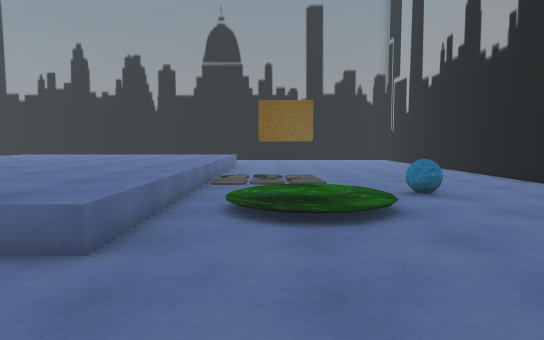
view 1 (above)

21 first-person views from a walk through a scene from a Unity 3-D project. The camera is 1.3 m above the floor, tilts 4° down and sees 70° across. The floor is counted in squares, 1 m on a side. Each view is taken from the middle of a square. On the plan, view 1 faces up. The plan holds only what a view shows up to about 16 squares ahead; the rest is blank. The place goes on beyond the plan. The player is left out. Door leaves are left out, so doorways stand open.

view 2
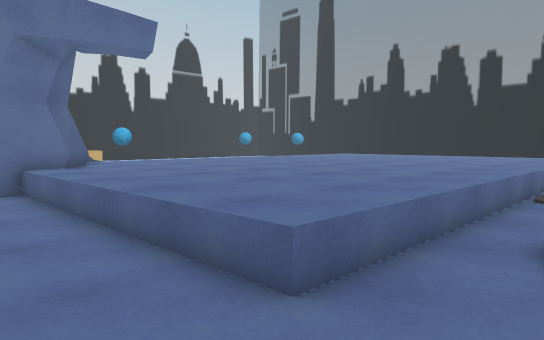

view 3
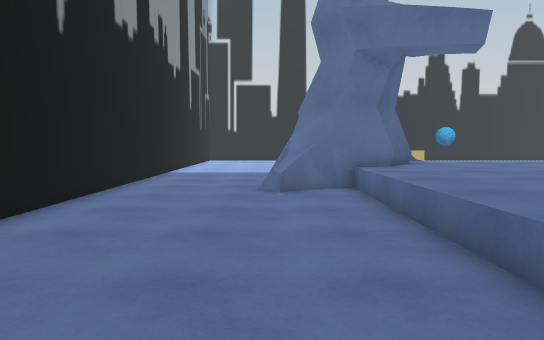

view 4
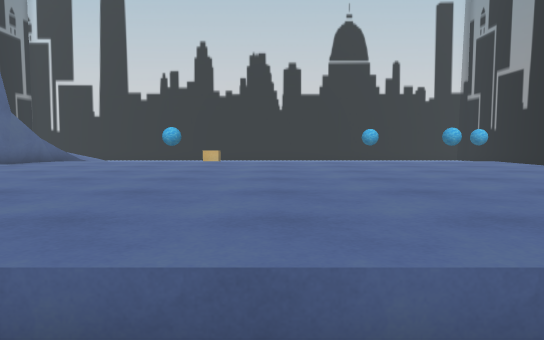

view 5
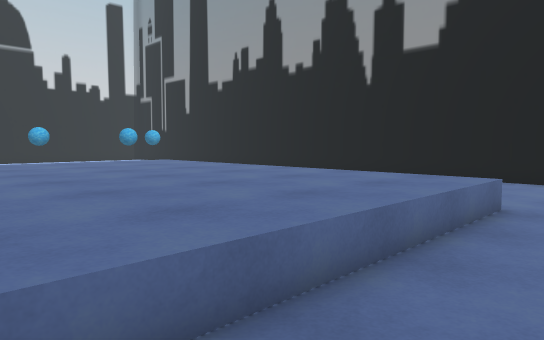

view 6
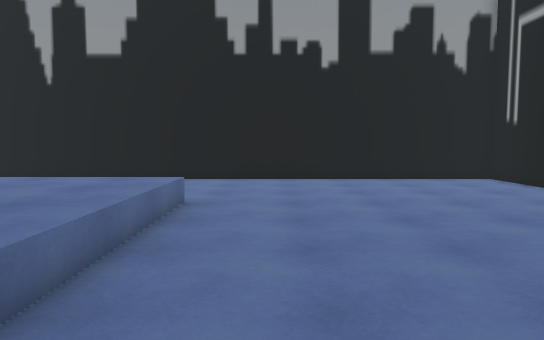

view 7
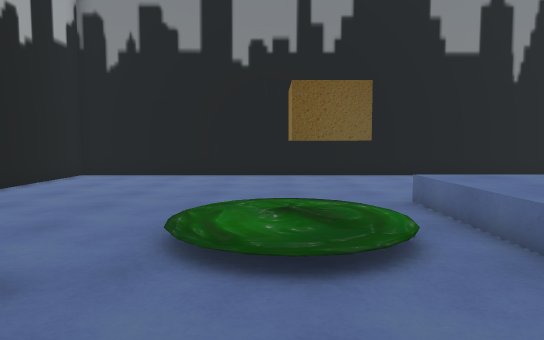

view 8
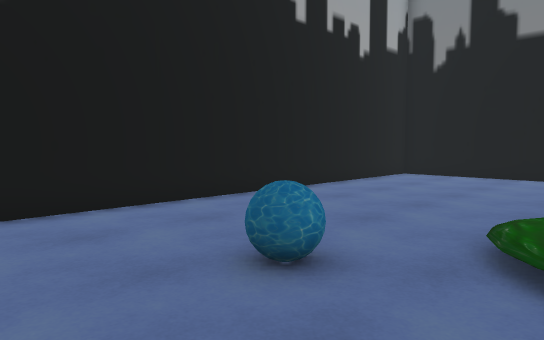

view 9
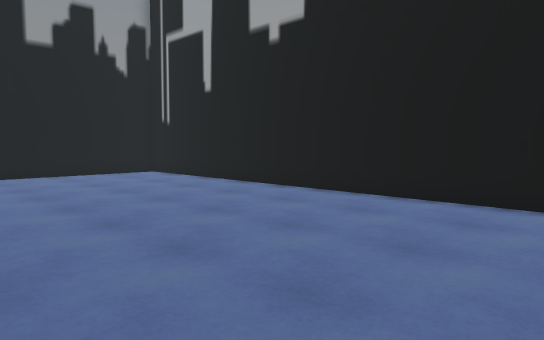

view 10
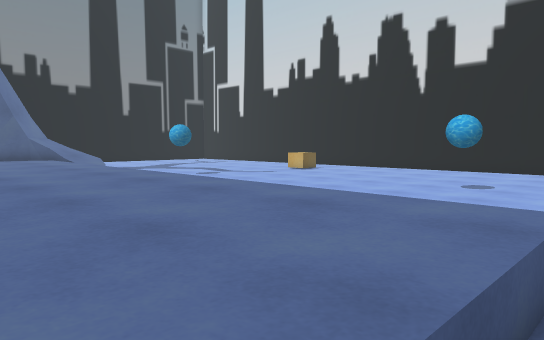

view 11
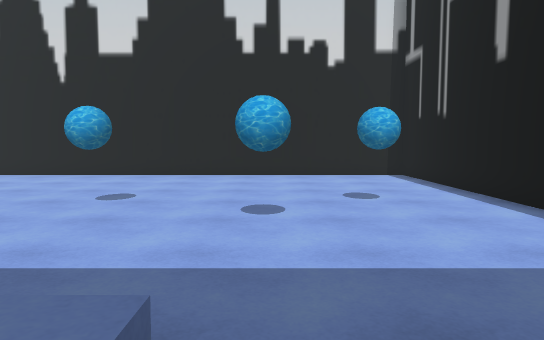

view 12
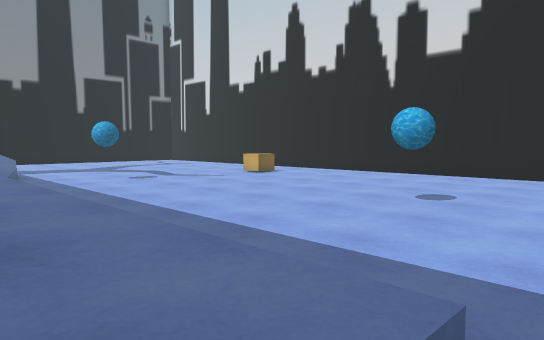

view 13
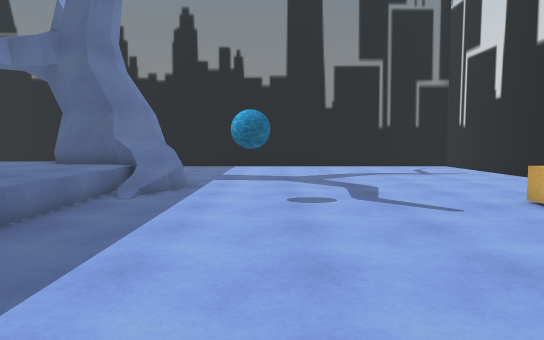

view 14
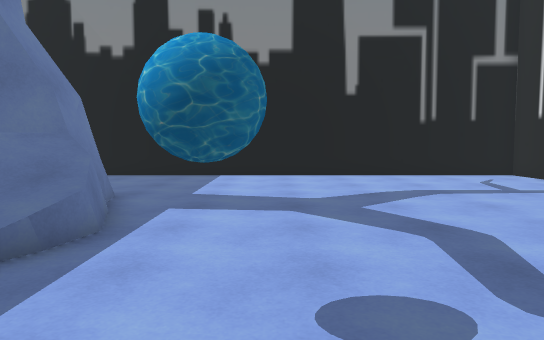

view 15
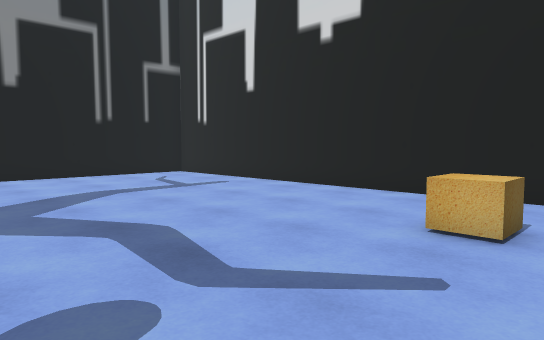

view 16
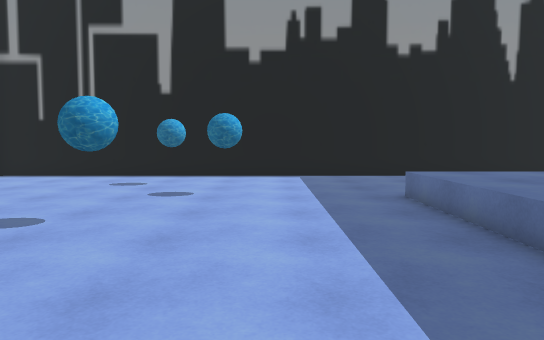

view 17
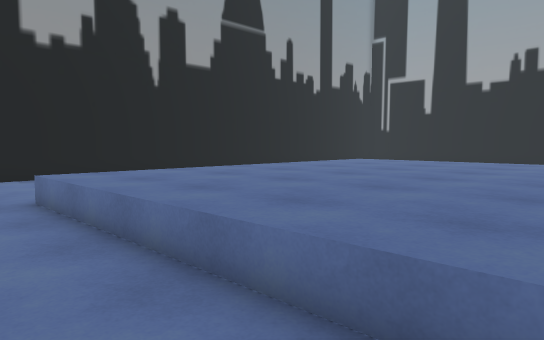

view 18
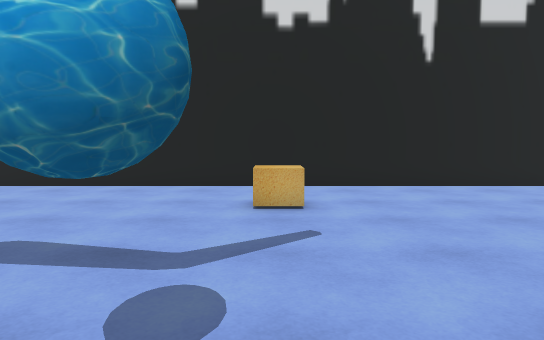

view 19
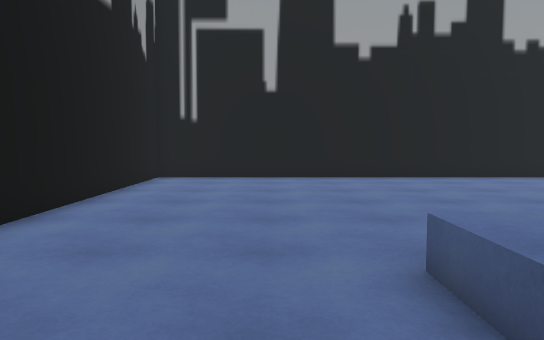

view 20
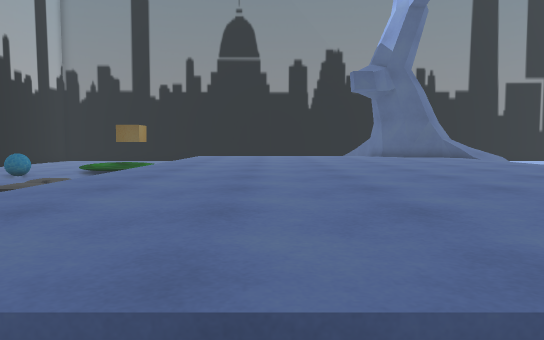

view 21
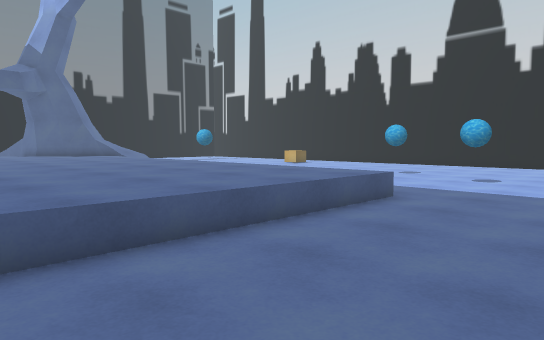

### Floor plan
Key: @ floor where view 1 was taken; # wall or solid block; . main floor; : floor 0.25 m higher than the main floor; + floor 0.5 m higher than the main floor; / step, stairs or slope; D open door; ≈ liquid the walk keeps out of; ^ raised ledge; T tree; O other object.
Columns run from 29 left of view 1 to 9 right of it. Each row starts with its distance up from view 1.
 29 #######################################
 28 #................      .  ............#
 27 #.....................   .............#
 26 #......................  .............#
 25 #....................... .............#
 24 #......................  .............#
 23 #.............^^^^^^^^^^^^^^..........#
 22 #.............^^^^^^^^^^^^^^..........#
 21 #.............^^^^^^^^^^^^^^..........#
 20 #.............^^^^^^^^^^^^^^..........#
 19 #.............^^^^^^^^^^^^^^..........#
 18 #.............^^^^^^^^D^^^^^..........#
 17 #.............^^^^^^^^^^^^^^..........#
 16 #.............^^^^^^^^^^^^^^  ........#
 15 #.............^^^^^^^^D^^^^^ .........#
 14 #.............^^^^^^^^D^^^^^//........#
 13 #.............^^^^^^^^^^^^^^../.......#
 12 #.............^^^^^^^^D^^^^^.//.......#
 11 #...O.........^^^^^^^^D^^^^^..........#
 10 #.............^^^^^^^^^^^^^^.....≈....#
  9 #.............^^^^^^^^^^^^^^./:/......#
  8 #............O.^^^^^^^D^^^^^/++:......#
  7 #............T ^^^^^^^^^^^^^/++/......#
  6 #............T TTT^^^^^^^^^^.//.......#
  5 #.............TTTTT^^^^^^^^^..........#
  4 #.............TTTTT...................#
  3 #.............. TTT...................#
  2 #................TO...................#
  1 #.....................................#
  0 #............................@........#
 -1 #.....................................#
 -2 #.....................................#
 -3 #######################################

Where each view was taken, in squares from view 1:
view 1: 0 up, 0 right, facing up
view 2: 2 up, 0 right, facing up-left
view 3: 2 up, 0 right, facing left
view 4: 15 up, 0 right, facing left
view 5: 15 up, 0 right, facing up-left
view 6: 14 up, 0 right, facing up
view 7: 13 up, 1 right, facing down
view 8: 13 up, 1 right, facing down-right
view 9: 13 up, 0 right, facing up-right
view 10: 24 up, 10 left, facing down-left
view 11: 24 up, 13 left, facing left
view 12: 24 up, 13 left, facing down-left
view 13: 19 up, 19 left, facing down
view 14: 13 up, 19 left, facing down
view 15: 13 up, 19 left, facing down-left
view 16: 14 up, 18 left, facing up
view 17: 14 up, 17 left, facing up-right
view 18: 11 up, 17 left, facing left
view 19: 25 up, 6 left, facing right
view 20: 25 up, 6 left, facing down
view 21: 28 up, 6 left, facing down-left
